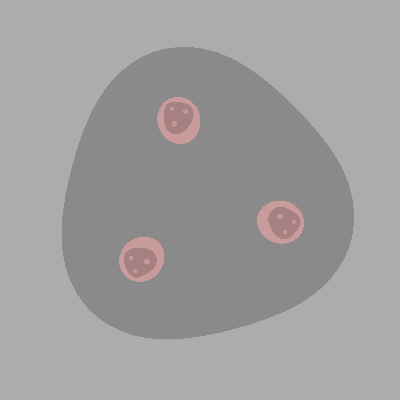
Frame 1 (no input)
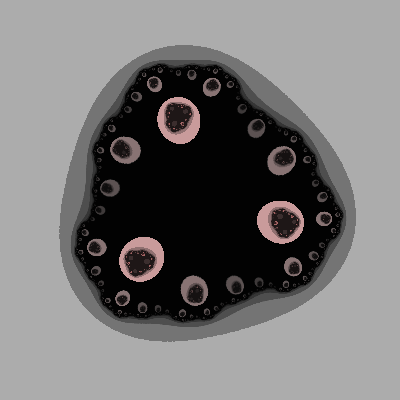
Frame 60 (the mouse pressed at the canvas centre just before this capture)
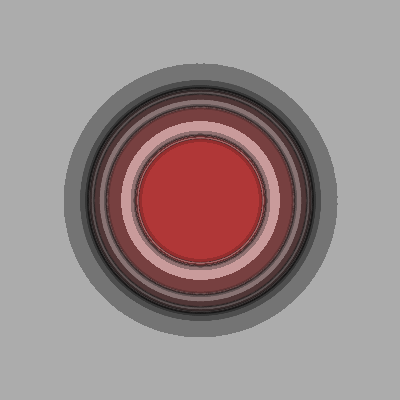
Frame 120 (the mouse held since frame 60 and released just before this capture)

The Processing sketch that drew these frames (run headless with seeded random() and noise(); from frame 60 on, the mouse is pressed at the canvas centre):

// Processing sketch: fractal_cell
// ── fractal_cell.pde
/////////////////////////////
//                         //
//   fractal feedback 1    //
//                         //
/////////////////////////////

// (c) Martin Schneider 2010


// constants
final int nmax = 2, hues = 12, r=4, w = 400;

// parameters
boolean mixmode = true;
boolean darkmode;
int colormode;
float cmix;


void setup() {
  size(400, 400);
  colorMode(HSB, hues, 1, nmax);
}


void draw() {

  // get colors
  color bg = darkmode ? #000000 : #ffffff;
  color fg = darkmode ? #ffffff : #000000;
  float cmix = mixmode ? 3/4f : 1f;
  int hue = colormode % hues;

  // map mouse coordinates to complex space
  float mx = map(mouseX, 0, w, -r, r);
  float my = map(mouseY, 0, w, -r, r);

  // transform radius
  float r2 = r * (6 + 3 * sin(frameCount*.05));

  // prepare the pixel array
  loadPixels();
  int[] p= new int[w*w];

  // iterate over the pixel array
  for (int x=0; x<width; x++)
    for (int y=0; y<width; y++) {

      // map screen space to complex space
      float re = map(x, 0, w, -r, r);
      float im = map(y, 0, w, -r, r);

      // get julia set color
      int n=0;
      float rere=re*re;
      float imim=im*im;
      for (; n<nmax; n++) {
        re = re * (rere-3*imim) + mx;
        im = im * (3*rere-imim) + my;
        rere = re*re;
        imim = im*im;
        if (rere+imim > 16) break;
      }

      // map complex space back to screen space
      float x1 = map(re, -r2, r2, 0, w);
      float y1 = map(im, -r2, r2, 0, w);

      // calculate new color from julia set color + feedback
      color cnew = color(hue, 1, n);
      color cfeedback = get(x1, y1, bg);
      p[x + y*w] = lerpColor(lerpColor(cnew, cfeedback, cmix), fg, .1);
    }

  // show the image
  arrayCopy(p, pixels);
  updatePixels();
}


// get pixel with subsampling

color get(float px, float py, color bg) {
  int x = floor(px), y = floor(py);
  if (mag(x-w/2, y-w/2) >= w/2-1) return bg;
  //if (x < 0 || y < 0 || x >= w - 1 || y >= w - 1) return bg;
  float dx = px - x;
  float dy = py - y; 
  int p0 = x + y * width;
  int p1 = p0 + width;
  return lerpColor(
    lerpColor(pixels[p0], pixels[p0+1], dx), 
    lerpColor(pixels[p1], pixels[p1+1], dx), 
    dy);
} 


// user interaction

void keyPressed() {
  switch(key) {
  case 'c' : 
    colormode++ ; 
    break;
  case 'd' : 
    darkmode = !darkmode; 
    break;
  case 'm' : 
    mixmode = !mixmode; 
    break;
  }
}
